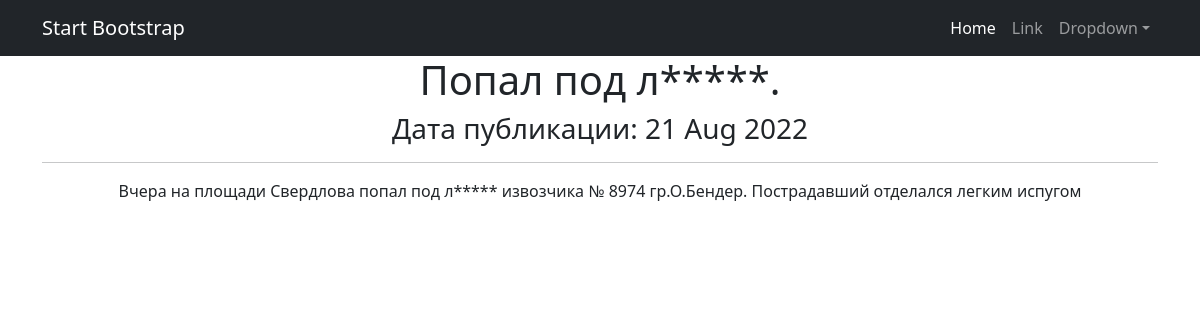
/news/news/1, run on the app's committed database.
### news/models.py (models this page shows, shortened)
class Post(models.Model):                                                                   # Модель 3
    author = models.ForeignKey(Author, on_delete=models.CASCADE)                            # - связь "один ко многим" с моделью Author
    article_or_new = models.CharField(max_length=3, choices=POSITIONS, default=article)     # ART - статья; NEW - новость
    title = models.CharField(max_length=255)                                                # Заголовок статьи или новости
    text_body = models.TextField(default='No text')                                         # Текст статьи или новости
    date_time_post = models.DateTimeField(auto_now_add=True)                                # Дата и время СОЗДАНИЯ записи
    rating_article_or_new = models.FloatField(default=0.0)                                  # Рейтинг статьи или новости
    category = models.ManyToManyField(Category, through='PostCategory')                     # - связь "многие ко многим" с моделью Category (через модель PostCategory)

### news/views.py (the view)
# urls.py: path('news/<int:pk>', NewDetail.as_view(), name='post_detail'),
class NewDetail(DetailView):
    model = Post
    template_name = 'new.html'
    context_object_name = 'new'

### news/templatetags/custom_filters.py (called while the page is built)
@register.filter()
def censor(text, dict_censor=None):
    if dict_censor is None:
        dict_censor = dict1
    if type(text) != str:               # Проверка строкового типа. Вызов исключения при попытке применения не к строке
        raise ValueError
    length = len(text)
    for word in dict_censor:              # Цикл, для перебора слов (ключей) из словаря Цензор
        index = 0
        while index < length:             # Цикл для поиска вхождения текущего слова в строку и определение его индекса
            i = text.find(word, index)
            if i == -1:
                break
            else:
                print(i)
                for j in range(i+1, i + dict_censor[word]):
                    text = text[:j] + "*" + text[j + 1:]
            index = i + 1
    return text

### templates/new.html (shortened to what this page needs)
{% extends 'flatpages/default.html' %}
{% load custom_filters %}
{% block content %}
<h1>{{ new.title | censor }}</h1>
<h3>Дата публикации: {{ new.date_time_post | date:'d M Y' }}</h3>
<hr>
<p>{{ new.text_body | censor }}</p>
{% endblock content %}

### data on the page
Post: title|censor "Попал под л*****.", date_time_post "21 Aug 2022", text_body|censor "Вчера на площади Свердлова попал под л***** извозчика № 8974 гр.О.Бендер. Пострадавший отделался легким испугом"
